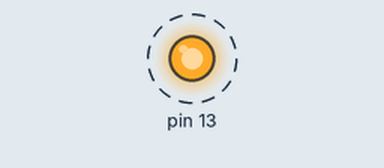
Simulated run of this sketch. Board: Arduino Uno, built with avr-gcc and run on an emulated ATmega328P. Shown: output pins drawn as LEDs (lit = HIGH). Dashed ring = blinking. What the sketch prints to the serial monitor is not drawn.

Above: at 0.2 s.
Timing chart, 0 to 3.0 s (numbered marks = the images above):
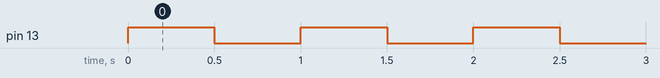

The sketch:

blink13.ino
```cpp
void  setup(void)
{
  pinMode(13, OUTPUT);
  Serial.begin(9600);
}

void  loop(void)
{
  digitalWrite(13, HIGH);
  Serial.println("State HIGH");
  delay(500);
  digitalWrite(13, LOW);
  Serial.println("State LOW");
  delay(500);
}
```

Measured:
- by itself, pin 13: alternates HIGH for 0.50 s and LOW for 0.50 s
